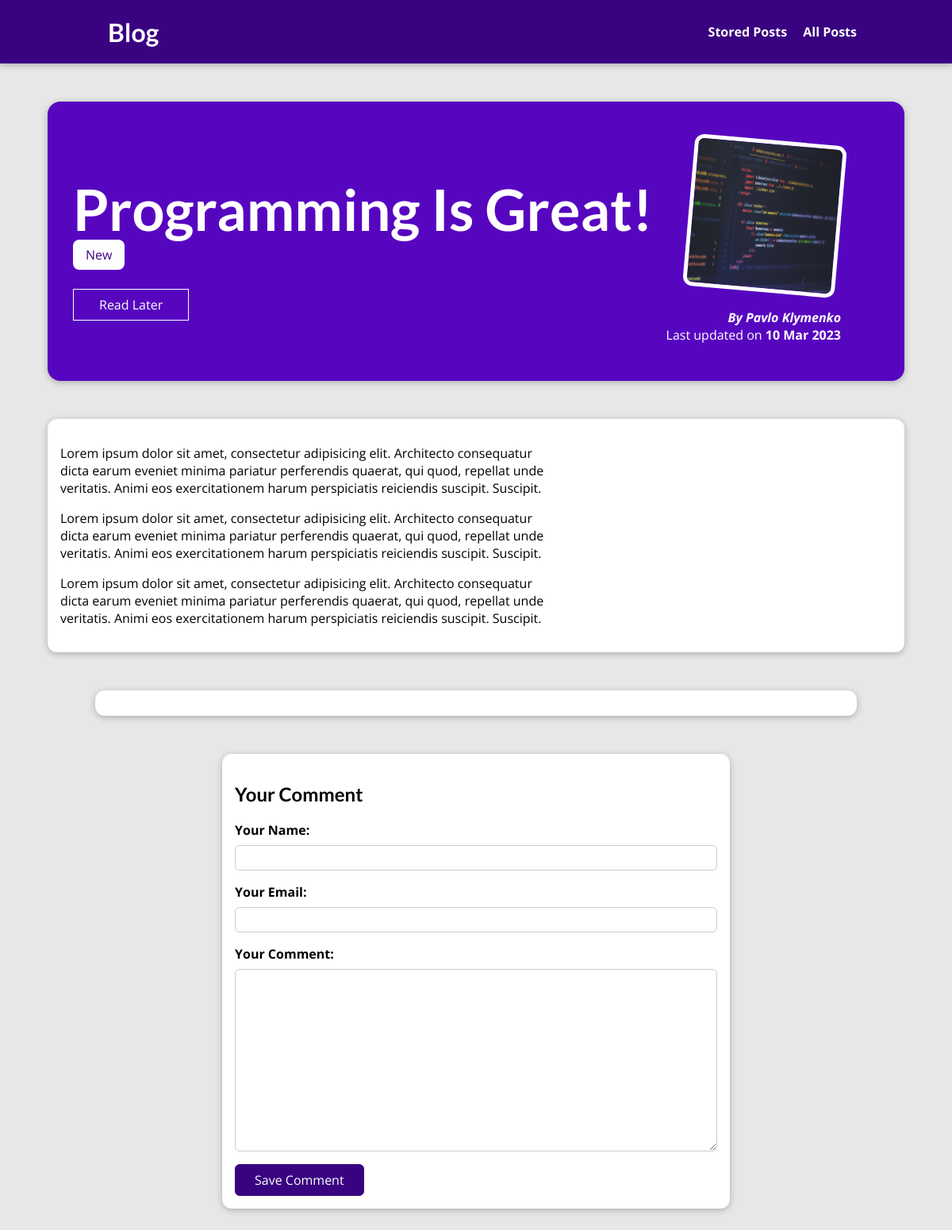
The app's page /all_posts/hike-in-the-programming with its own data.
### blog/models.py (models this page shows, shortened)
class Post(models.Model):
    title = models.CharField(max_length=50)
    excerpt = models.CharField(max_length=200)
    image = models.ImageField(upload_to="posts", null=True)
    date = models.DateField(auto_now=True)
    slug = models.SlugField(unique=True, db_index=True)
    content = models.TextField(validators=[MinLengthValidator(10)])
    author = models.ForeignKey(
        Author, null=True, on_delete=models.SET_NULL, related_name="posts")
    tags = models.ManyToManyField(Tag)

class Tag(models.Model):
    caption = models.CharField(max_length=20)
    def __str__(self):
        return self.caption

class Author(models.Model):
    first_name = models.CharField(max_length=100)
    last_name = models.CharField(max_length=100)
    email_address = models.EmailField()
    def full_name(self):
        return f"{self.first_name} {self.last_name}"
    def __str__(self):
        return self.full_name()

### blog/views.py (the view)
# urls.py: path("all_posts/<slug:slug>", views.SinglePostView.as_view(),
class SinglePostView(View):
    def is_stored_post(self, request, post_id):
        stored_posts = request.session.get("stored_posts")
        if stored_posts is not None:
            is_saved_for_later = post_id in stored_posts
        else:
            is_saved_for_later = False
        return is_saved_for_later
    template_name = "blog/post-detail.html"
    model = Post
    def get(self, request, slug):
        post = Post.objects.get(slug=slug)
        context = {
            "post": post,
            "post_tags": post.tags.all(),
            "comment_form": CommentForm(),
            "comments": post.comments.all().order_by("-id"),
            "saved_for_later": self.is_stored_post(request, post.id)
        }
        return render(request, "blog/post-detail.html", context)
    def post(self, request, slug):
        comment_form = CommentForm(request.POST)
        post = Post.objects.get(slug=slug)
        if comment_form.is_valid():
            comment = comment_form.save(commit=False)
            comment.post = post
            comment.save()
            return HttpResponseRedirect(reverse("post-detail-page", args=[slug]))
        context = {
            "post": post,
            "post_tags": post.tags.all(),
            "comment_form": comment_form,
            "comments": post.comments.all().order_by("-id"),
            "saved_for_later": self.is_stored_post(request, post.id)
        }
        return render(request, "blog/post-detail.html", context)

### blog/forms.py
class CommentForm(ModelForm):
    class Meta:
        model = Comment
        exclude = ["post"]
        labels = {
            "user_name": "Your Name",
            "user_email": "Your Email",
            "text": "Your Comment"
        }

### blog/templates/blog/post-detail.html (shortened to what this page needs)
{% extends "base.html" %}
{% load static %}
{% block css_files %}
  <link rel="stylesheet" href="{% static 'blog/post-detail.css' %}">
{% endblock %}
{% block content %}
  <section id="summary">
    <h2>{{ post.title }}</h2>
    <div>
      {% for tag in post_tags %}
        <span class="tag">{{ tag }}</span>
      {% endfor %}
    </div>
    <div id="read-later">
      <form action="{% url 'read-later' %}" method="POST">
        <button>
          {% if saved_for_later %}
            Remove from "Read Later" List
          {% else %}
            Read Later
          {% endif %}
        </button>
      </form>
    </div>
    <article>
      <img src="{{ post.image.url }}" alt="{{ post.title }}">
      <address>By <a href="mailto:{{ post.author.email_address }}">{{ post.author }}</a></address>
      <div>
        Last updated on <time>{{ post.date|date:"d M Y" }}</time>
      </div>
    </article>
  </section>
  <main>
    {{ post.content|linebreaks }}
  </main>
<section id="comments">
</section>
  <section id="comment-form">
    <h2>Your Comment</h2>
    <form action="{% url 'post-detail-page' post.slug %}" method="POST">
      {% for form_field in comment_form %}
      <div class="form-control {% if form_field.errors %}invalid{% endif %}">
        {{ form_field.label_tag }}
        {{ form_field }}
      </div>
      {% endfor %}
      <button>Save Comment</button>
    </form>
  </section>
{% endblock %}

### static/app.css (style rules this page uses)
* { box-sizing: border-box; }
html { font-family: 'Open Sans', 'Lato', sans-serif; }
body { margin: 0; }
h1, h2, h3 { font-family: 'Lato', sans-serif; font-weight: bold; }

### blog/static/blog/post-detail.css (style rules this page uses)
body { background-color: #e7e7e7; }
#summary { margin: 8rem auto 3rem auto; padding: 2rem; width: 90%; max-width: 90rem; border-radius: 16px; background-color: #5706c0; position: relative; box-shadow: 0 2px 8px rgba(0, 0, 0, 0.25); height: 22rem; }
#summary h2 { color: white; font-size: 4.5rem; margin-bottom: 0.25rem; }
#summary article { position: absolute; top: 2rem; right: 3rem; padding: 1rem 2rem; border-radius: 12px; text-align: right; color: white; }
#summary article img { width: 12rem; height: 12rem; border-radius: 12px; transform: rotateZ(5deg); border: 5px solid white; margin-bottom: 1rem; }
#summary address { font-weight: bold; }
#summary a { color: white; text-decoration: none; }
#summary time { font-weight: bold; }
#read-later { margin: 2rem 0; }
#read-later button { background-color: transparent; border: 1px solid white; padding: 0.5rem 2rem; font: inherit; color: white; cursor: pointer; }
main { width: 90%; max-width: 90rem; margin: 3rem auto; background-color: white; padding: 1rem; border-radius: 12px; box-shadow: 0 2px 8px rgba(0, 0, 0, 0.25); }
.tag { background-color: white; color: #390281; padding: 0.5rem 1rem; border-radius: 8px; }
#comment-form button { font: inherit; background-color: #390281; color: white; border: 1px solid #390281; padding: 0.5rem 1.5rem; border-radius: 6px; cursor: pointer; }
#comment-form { margin: 3rem auto; width: 90%; max-width: 40rem; border-radius: 12px; background-color: white; box-shadow: 0 2px 8px rgba(0, 0, 0, 0.25); padding: 1rem; }
.form-control { margin-bottom: 1rem; }
.form-control label { font-weight: bold; margin-bottom: 0.5rem; display: block; }
.form-control input, .form-control textarea { display: block; width: 100%; font: inherit; padding: 0.25rem; border-radius: 6px; border: 1px solid #ccc; }
#comments { margin: 3rem auto; width: 90%; max-width: 60rem; border-radius: 12px; background-color: white; box-shadow: 0 2px 8px rgba(0, 0, 0, 0.25); padding: 1rem 2rem; }

### records on screen
Post: title "Programming Is Great!", image (picture), author "Pavlo Klymenko", date "10 Mar 2023", content "Lorem ipsum dolor sit amet, consectetur adipisicing elit. Architecto consequatur dicta earum eveniet minima pariatur perferendis quaerat, qui quod, repellat unde veritatis. Animi eos exercitationem harum perspiciatis reiciendis suscipit. Suscipit. Lorem ipsum dolor sit amet, consectetur adipisicing elit. Architecto consequatur dicta earum eveniet minima pariatur perferendis quaerat, qui quod, repellat unde veritatis. Animi eos exercitationem harum perspiciatis reiciendis suscipit. Suscipit. Lorem ipsum dolor sit amet, consectetur adipisicing elit. Architecto consequatur dicta earum eveniet minima pariatur perferendis quaerat, qui quod, repellat unde veritatis. Animi eos exercitationem harum…"
Tag: caption "New"
